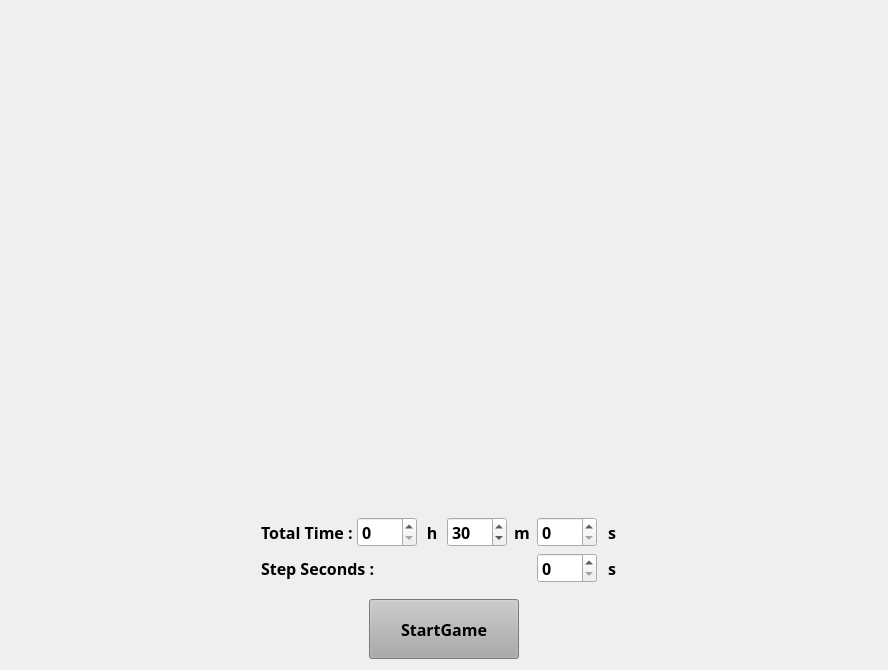
      <widget class="QWidget" name="homePage">
       <layout class="QVBoxLayout" name="verticalLayout_2">
        <item>
         <layout class="QHBoxLayout" name="horizontalLayout_6">
          <item>
           <widget class="QLabel" name="coverLabel">
            <property name="minimumSize">
             <size>
              <width>500</width>
              <height>500</height>
             </size>
            </property>
            <property name="maximumSize">
             <size>
              <width>500</width>
              <height>500</height>
             </size>
            </property>
            <property name="frameShape">
             <enum>QFrame::NoFrame</enum>
            </property>
            <property name="text">
             <string/>
            </property>
            <property name="pixmap">
             <pixmap>images/cover.png</pixmap>
            </property>
            <property name="scaledContents">
             <bool>true</bool>
            </property>
            <property name="alignment">
             <set>Qt::AlignCenter</set>
            </property>
           </widget>
          </item>
         </layout>
        </item>
        <item>
         <layout class="QHBoxLayout" name="horizontalLayout_12">
          <property name="spacing">
           <number>0</number>
          </property>
          <property name="leftMargin">
           <number>250</number>
          </property>
          <property name="rightMargin">
           <number>250</number>
          </property>
          <item>
           <widget class="QLabel" name="totalTimeLabel">
            <property name="minimumSize">
             <size>
              <width>0</width>
              <height>30</height>
             </size>
            </property>
            <property name="maximumSize">
             <size>
              <width>12777215</width>
              <height>30</height>
             </size>
            </property>
            <property name="font">
             <font>
              <family>微軟正黑體</family>
              <pointsize>12</pointsize>
              <weight>75</weight>
              <bold>true</bold>
             </font>
            </property>
            <property name="text">
             <string>Total Time : </string>
            </property>
           </widget>
          </item>
          <item>
           <widget class="QSpinBox" name="hourSpinBox">
            <property name="minimumSize">
             <size>
              <width>60</width>
              <height>30</height>
             </size>
            </property>
            <property name="maximumSize">
             <size>
              <width>60</width>
              <height>30</height>
             </size>
            </property>
            <property name="font">
             <font>
              <family>微軟正黑體</family>
              <pointsize>12</pointsize>
              <weight>75</weight>
              <bold>true</bold>
             </font>
            </property>
            <property name="focusPolicy">
             <enum>Qt::NoFocus</enum>
            </property>
           </widget>
          </item>
          <item>
           <widget class="QLabel" name="hourLabel">
            <property name="minimumSize">
             <size>
              <width>30</width>
              <height>30</height>
             </size>
            </property>
            <property name="maximumSize">
             <size>
              <width>30</width>
              <height>30</height>
             </size>
            </property>
            <property name="font">
             <font>
              <family>微軟正黑體</family>
              <pointsize>12</pointsize>
              <weight>75</weight>
              <bold>true</bold>
             </font>
            </property>
            <property name="text">
             <string>h</string>
            </property>
            <property name="alignment">
             <set>Qt::AlignCenter</set>
            </property>
           </widget>
          </item>
          <item>
           <widget class="QSpinBox" name="minuteSpinBox">
            <property name="minimumSize">
             <size>
              <width>60</width>
              <height>30</height>
             </size>
            </property>
            <property name="maximumSize">
             <size>
              <width>60</width>
              <height>30</height>
             </size>
            </property>
            <property name="font">
             <font>
              <family>微軟正黑體</family>
              <pointsize>12</pointsize>
              <weight>75</weight>
              <bold>true</bold>
             </font>
            </property>
            <property name="focusPolicy">
             <enum>Qt::NoFocus</enum>
            </property>
            <property name="value">
             <number>30</number>
            </property>
           </widget>
          </item>
          <item>
           <widget class="QLabel" name="minuteLabel">
            <property name="minimumSize">
             <size>
              <width>30</width>
              <height>30</height>
             </size>
            </property>
            <property name="maximumSize">
             <size>
              <width>30</width>
              <height>30</height>
             </size>
            </property>
            <property name="font">
             <font>
              <family>微軟正黑體</family>
              <pointsize>12</pointsize>
              <weight>75</weight>
              <bold>true</bold>
             </font>
            </property>
            <property name="text">
             <string>m</string>
            </property>
            <property name="alignment">
             <set>Qt::AlignCenter</set>
            </property>
           </widget>
          </item>
          <item>
           <widget class="QSpinBox" name="secondSpinBox">
            <property name="minimumSize">
             <size>
              <width>60</width>
              <height>30</height>
             </size>
            </property>
            <property name="maximumSize">
             <size>
              <width>60</width>
              <height>30</height>
             </size>
            </property>
            <property name="font">
             <font>
              <family>微軟正黑體</family>
              <pointsize>12</pointsize>
              <weight>75</weight>
              <bold>true</bold>
             </font>
            </property>
            <property name="focusPolicy">
             <enum>Qt::NoFocus</enum>
            </property>
           </widget>
          </item>
          <item>
           <widget class="QLabel" name="secondLabel">
            <property name="minimumSize">
             <size>
              <width>30</width>
              <height>30</height>
             </size>
            </property>
            <property name="maximumSize">
             <size>
              <width>30</width>
              <height>30</height>
             </size>
            </property>
            <property name="font">
             <font>
              <family>微軟正黑體</family>
              <pointsize>12</pointsize>
              <weight>75</weight>
              <bold>true</bold>
             </font>
            </property>
            <property name="text">
             <string>s</string>
            </property>
            <property name="alignment">
             <set>Qt::AlignCenter</set>
            </property>
           </widget>
          </item>
         </layout>
        </item>
        <item>
         <layout class="QHBoxLayout" name="horizontalLayout_16">
          <property name="spacing">
           <number>0</number>
          </property>
          <property name="leftMargin">
           <number>250</number>
          </property>
          <property name="rightMargin">
           <number>250</number>
          </property>
          <item>
           <widget class="QLabel" name="stepSecond">
            <property name="minimumSize">
             <size>
              <width>0</width>
              <height>30</height>
             </size>
            </property>
            <property name="maximumSize">
             <size>
              <width>12777215</width>
              <height>30</height>
             </size>
            </property>
            <property name="font">
             <font>
              <family>微軟正黑體</family>
              <pointsize>12</pointsize>
              <weight>75</weight>
              <bold>true</bold>
             </font>
            </property>
            <property name="text">
             <string>Step Seconds : </string>
            </property>
           </widget>
          </item>
          <item>
           <widget class="QSpinBox" name="stepSecoundSpinBox">
            <property name="minimumSize">
             <size>
              <width>60</width>
              <height>30</height>
             </size>
            </property>
            <property name="maximumSize">
             <size>
              <width>60</width>
              <height>30</height>
             </size>
            </property>
            <property name="font">
             <font>
              <family>微軟正黑體</family>
              <pointsize>12</pointsize>
              <weight>75</weight>
              <bold>true</bold>
             </font>
            </property>
            <property name="focusPolicy">
             <enum>Qt::NoFocus</enum>
            </property>
           </widget>
          </item>
          <item>
           <widget class="QLabel" name="stepSecondLabel">
            <property name="minimumSize">
             <size>
              <width>30</width>
              <height>30</height>
             </size>
            </property>
            <property name="maximumSize">
             <size>
              <width>30</width>
              <height>30</height>
             </size>
            </property>
            <property name="font">
             <font>
              <family>微軟正黑體</family>
              <pointsize>12</pointsize>
              <weight>75</weight>
              <bold>true</bold>
             </font>
            </property>
            <property name="text">
             <string>s</string>
            </property>
            <property name="alignment">
             <set>Qt::AlignCenter</set>
            </property>
           </widget>
          </item>
         </layout>
        </item>
        <item>
         <layout class="QHBoxLayout" name="horizontalLayout_4">
          <property name="topMargin">
           <number>10</number>
          </property>
          <item>
           <widget class="QPushButton" name="startGameButton">
            <property name="minimumSize">
             <size>
              <width>150</width>
              <height>60</height>
             </size>
            </property>
            <property name="maximumSize">
             <size>
              <width>150</width>
              <height>60</height>
             </size>
            </property>
            <property name="font">
             <font>
              <family>微軟正黑體</family>
              <pointsize>12</pointsize>
              <weight>75</weight>
              <bold>true</bold>
             </font>
            </property>
            <property name="focusPolicy">
             <enum>Qt::StrongFocus</enum>
            </property>
            <property name="autoFillBackground">
             <bool>false</bool>
            </property>
            <property name="styleSheet">
             <string notr="true">background-color:rgb(170,170,170);</string>
            </property>
            <property name="text">
             <string>StartGame</string>
            </property>
            <property name="shortcut">
             <string>Space</string>
            </property>
            <property name="autoDefault">
             <bool>false</bool>
            </property>
            <property name="default">
             <bool>false</bool>
            </property>
           </widget>
          </item>
         </layout>
        </item>
       </layout>
      </widget>
